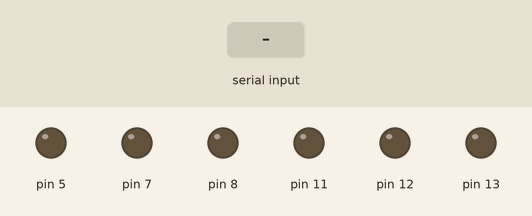
Simulated run of this sketch. Board: Arduino Uno, built with avr-gcc and run on an emulated ATmega328P. On the bench: output pins drawn as LEDs (lit = HIGH). Inputs (shaded band) come from the test bench.

Above: at 1.2 s.
1.3 s: "D" received over Serial
At 1.8 s:
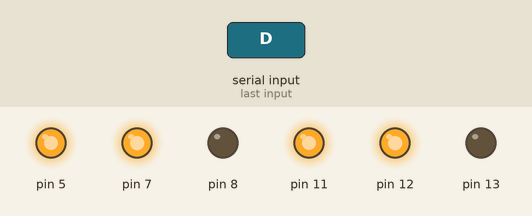
2.8 s: "E" received over Serial
At 4.0 s:
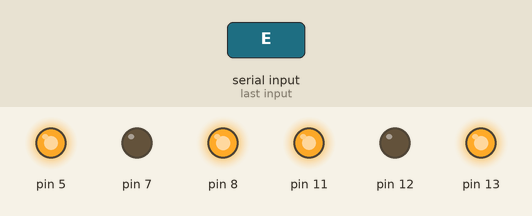
4.3 s: "C" received over Serial
At 5.3 s:
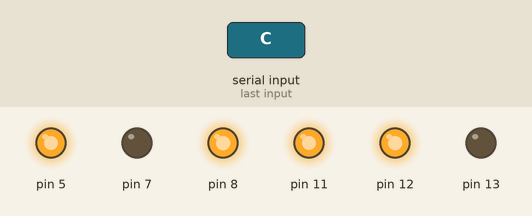
5.8 s: "B" received over Serial
At 6.5 s:
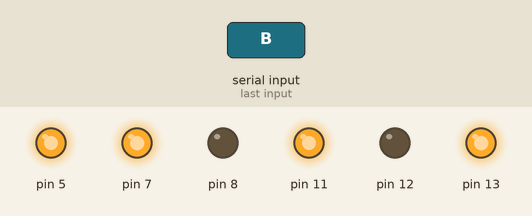
7.3 s: "b" received over Serial
At 7.6 s:
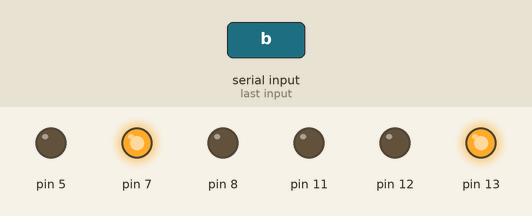
Timing chart, 0 to 9.8 s (numbered marks = the images above; inputs shaded):
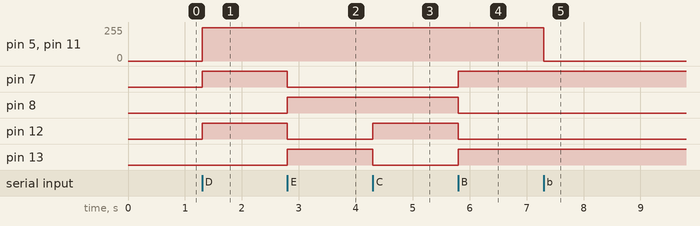

The sketch:

ROBOCAR.ino
```cpp
char character;

void setup() {
  // put your setup code here, to run once:
  pinMode(7,OUTPUT);
  pinMode(8,OUTPUT);
  pinMode(5,OUTPUT);
  pinMode(12,OUTPUT);
  pinMode(13,OUTPUT);
  pinMode(11,OUTPUT);

  Serial.begin(9600);
}
void loop() {
if(Serial.available())
  character = Serial.read();

 if (character == 'D') {
digitalWrite(7,HIGH);
digitalWrite(8,LOW);
digitalWrite(12,HIGH);
digitalWrite(13,LOW);
analogWrite(5,250);
analogWrite(11,250);
character=0;
}
else if (character =='E') {
  digitalWrite(7,LOW);
digitalWrite(8,HIGH);
digitalWrite(12,LOW);
digitalWrite(13,HIGH);
analogWrite(5,250);
analogWrite(11,250);
character=0;
}
else if (character =='C') {
   digitalWrite(7,LOW);
digitalWrite(8,HIGH);
digitalWrite(12,HIGH);
digitalWrite(13,LOW);
analogWrite(5,250);
analogWrite(11,250);
character=0;

}
else if (character =='B') {
  digitalWrite(7,HIGH);
digitalWrite(8,LOW);
digitalWrite(12,LOW);
digitalWrite(13,HIGH);
analogWrite(5,250);
analogWrite(11,250);
character=0;
}

else if (character =='b') {
analogWrite(5,0);
analogWrite(11,0);
}
else if (character =='c') {
analogWrite(5,0);
analogWrite(11,0);
}
else if (character =='d') {
analogWrite(5,0);
analogWrite(11,0);
}
else if (character =='e') {
analogWrite(5,0);
analogWrite(11,0);
}


}
```

Measured:
- after the input at 1.3 s, pin 5, pin 11: 0/255 → 250/255 at once; pin 7, pin 12: LOW → HIGH at once
- after the input at 2.8 s, pin 7, pin 12: HIGH → LOW at once; pin 8, pin 13: LOW → HIGH at once
- after the input at 4.3 s, pin 12: LOW → HIGH at once; pin 13: HIGH → LOW at once
- after the input at 5.8 s, pin 7, pin 13: LOW → HIGH at once; pin 8, pin 12: HIGH → LOW at once
- after the input at 7.3 s, pin 5, pin 11: 250/255 → 0/255 at once
